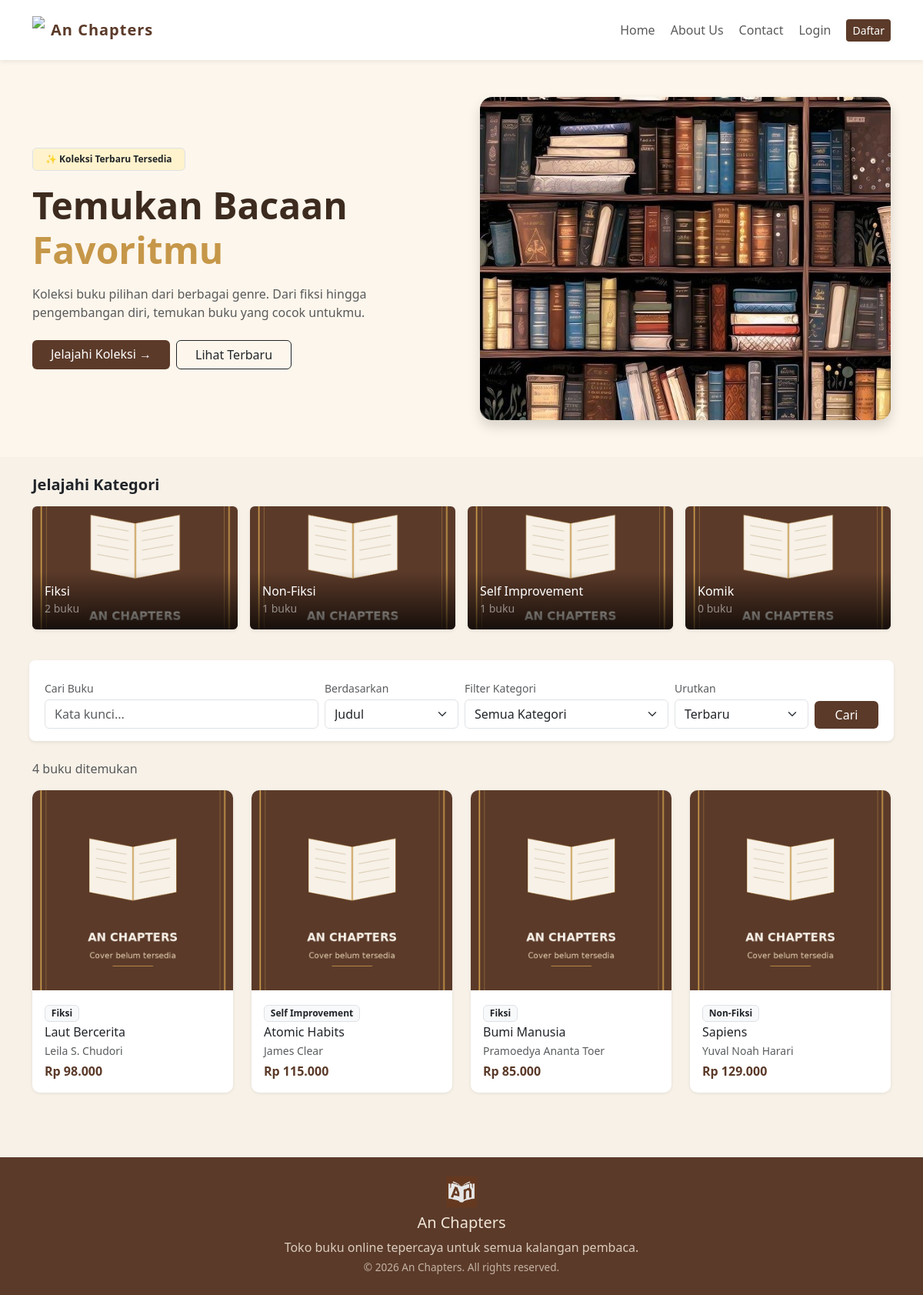
Page /user/home.php on the committed database.
### tables this page shows
CREATE TABLE kategori (
    id_kategori INT AUTO_INCREMENT PRIMARY KEY,
    nama_kategori VARCHAR(100) NOT NULL,
    deskripsi TEXT
);

CREATE TABLE buku (
    id_buku INT AUTO_INCREMENT PRIMARY KEY,
    judul VARCHAR(150) NOT NULL,
    penulis VARCHAR(100) NOT NULL,
    penerbit VARCHAR(100),
    tahun YEAR,
    harga DECIMAL(12,2) NOT NULL DEFAULT 0,
    stok INT NOT NULL DEFAULT 0,
    cover VARCHAR(255) DEFAULT 'default.png',
    deskripsi TEXT,
    id_kategori INT,
    created_at DATETIME DEFAULT CURRENT_TIMESTAMP,
    FOREIGN KEY (id_kategori) REFERENCES kategori(id_kategori) ON DELETE SET NULL
);

### config/functions.php (called while the page is built, shortened)
<?php
function format_rupiah($angka) {
    return "Rp " . number_format($angka, 0, ',', '.');
}
function is_login() {
    return isset($_SESSION['id_user']);
}
function cover_url($cover = null) {
    $dir = __DIR__ . '/../assets/images/cover/';
    $nama = $cover ? basename($cover) : '';
    if ($nama !== '' && is_file($dir . $nama)) {
        return BASE_URL . 'assets/images/cover/' . rawurlencode($nama);
    }
    return BASE_URL . 'assets/images/cover/default.png';
}

### user/home.php (the view, shortened to what this page needs)
<?php
require_once '../config/functions.php';
$keyword     = isset($_GET['q']) ? clean($koneksi, $_GET['q']) : '';
$searchBy    = isset($_GET['by']) ? $_GET['by'] : 'judul';
$sort        = isset($_GET['sort']) ? $_GET['sort'] : 'terbaru';
$page        = isset($_GET['page']) ? max(1, (int) $_GET['page']) : 1;
$limit       = 10;
$offset      = ($page - 1) * $limit;
$where = "WHERE 1=1";
$orderBy = "b.created_at DESC";
$totalQ = mysqli_query($koneksi, "SELECT COUNT(*) as total FROM buku b LEFT JOIN kategori k ON b.id_kategori = k.id_kategori $where");
$totalRow = mysqli_fetch_assoc($totalQ);
$totalData = $totalRow['total'];
$q = "SELECT b.*, k.nama_kategori FROM buku b LEFT JOIN kategori k ON b.id_kategori = k.id_kategori
      $where ORDER BY $orderBy LIMIT $limit OFFSET $offset";
$bukuList = mysqli_query($koneksi, $q);
?>
<!DOCTYPE html>
<html lang="id">
<head>
    <link href="https://cdn.jsdelivr.net/npm/bootstrap@5.3.3/dist/css/bootstrap.min.css" rel="stylesheet">
    <link href="../assets/css/style.css" rel="stylesheet">
</head>
<body>
<?php include 'includes/navbar.php'; ?>
<div class="py-5" style="background:#fdf6ec;">
  <div class="container">
    <div class="row align-items-center g-5">
      <div class="col-lg-6">
        <span class="badge bg-warning-subtle text-dark border mb-3 px-3 py-2">✨ Koleksi Terbaru Tersedia</span>
        <h1 class="fw-bold display-5" style="color:#3d2b1f;">
          Temukan Bacaan <span style="color:var(--ac-gold);">Favoritmu</span>
        </h1>
        <p class="text-muted mt-3 mb-4">
          Koleksi buku pilihan dari berbagai genre. Dari fiksi hingga pengembangan diri,
          temukan buku yang cocok untukmu.
        </p>
        <div class="d-flex gap-2">
          <a href="#daftar-buku" class="btn btn-brand px-4">Jelajahi Koleksi →</a>
          <a href="?sort=terbaru" class="btn btn-outline-dark px-4">Lihat Terbaru</a>
        </div>
      </div>
      <div class="col-lg-6">
        <img src="<?= BASE_URL ?>assets/images/hero.jpg" class="img-fluid rounded-4 shadow" style="width:100%;object-fit:cover;max-height:420px;">
      </div>
    </div>
  </div>
</div>
<div class="container my-4">
  <h5 class="fw-bold mb-3">Jelajahi Kategori</h5>
  <div class="row g-3 mb-5">
    <?php
      $kategoriHome = mysqli_query($koneksi, "
        SELECT k.*, COUNT(b.id_buku) as jumlah
        FROM kategori k LEFT JOIN buku b ON k.id_kategori = b.id_kategori
        GROUP BY k.id_kategori ORDER BY jumlah DESC LIMIT 4");
      while ($kh = mysqli_fetch_assoc($kategoriHome)):
    ?>
<div class="col-6 col-md-3">
        <a href="?kategori=<?= $kh['id_kategori'] ?>" class="text-decoration-none">
          <div class="card card-kategori overflow-hidden border-0 shadow-sm position-relative" style="height:160px;">
            <img src="<?= BASE_URL ?>assets/images/kategori/<?= htmlspecialchars($kh['gambar'] ?? 'default.jpg') ?>"
                 onerror="this.src='<?= BASE_URL ?>assets/images/kategori/default.png'"
                 class="w-100 h-100" style="object-fit:cover;">
            <div class="position-absolute bottom-0 start-0 w-100 p-3"
                 style="background:linear-gradient(to top, rgba(0,0,0,.75), transparent);">
              <h6 class="text-white mb-0"><?= htmlspecialchars($kh['nama_kategori']) ?></h6>
              <small class="text-white-50"><?= $kh['jumlah'] ?> buku</small>
            </div>
          </div>
        </a>
      </div>
    <?php endwhile; ?>
  </div>
  <form method="GET" class="row g-2 align-items-end bg-white p-3 rounded-3 shadow-sm mb-4">
    <div class="col-md-4">
      <label class="form-label small text-muted mb-1">Cari Buku</label>
      <input type="text" name="q" class="form-control" placeholder="Kata kunci..." value="<?= htmlspecialchars($keyword) ?>">
    </div>
    <div class="col-md-2">
      <label class="form-label small text-muted mb-1">Berdasarkan</label>
      <select name="by" class="form-select">
        <option value="judul" <?= $searchBy=='judul'?'selected':'' ?>>Judul</option>
      </select>
    </div>
    <div class="col-md-3">
      <label class="form-label small text-muted mb-1">Filter Kategori</label>
      <select name="kategori" class="form-select">
        <option value="0">Semua Kategori</option>
      </select>
    </div>
    <div class="col-md-2">
      <label class="form-label small text-muted mb-1">Urutkan</label>
      <select name="sort" class="form-select">
        <option value="terbaru" <?= $sort=='terbaru'?'selected':'' ?>>Terbaru</option>
      </select>
    </div>
    <div class="col-md-1">
      <button class="btn btn-brand w-100" type="submit">Cari</button>
    </div>
  </form>
  <p class="text-muted"><?= $totalData ?> buku ditemukan</p>
  <div id="daftar-buku" class="row g-4">
    <?php while ($b = mysqli_fetch_assoc($bukuList)): ?>
      <div class="col-6 col-md-4 col-lg-3">
        <a href="detail.php?id=<?= $b['id_buku'] ?>" class="text-decoration-none text-dark">
          <div class="card card-buku h-100">
            <img src="<?= cover_url($b['cover']) ?>" onerror="this.onerror=null;this.src='<?= cover_url() ?>'" class="card-img-top" alt="<?= htmlspecialchars($b['judul']) ?>">
            <div class="card-body">
              <span class="badge bg-light text-dark border mb-1"><?= htmlspecialchars($b['nama_kategori'] ?? '-') ?></span>
              <h6 class="card-title mb-1"><?= htmlspecialchars($b['judul']) ?></h6>
              <p class="text-muted small mb-1"><?= htmlspecialchars($b['penulis']) ?></p>
              <p class="harga mb-0"><?= format_rupiah($b['harga']) ?></p>
            </div>
          </div>
        </a>
      </div>
    <?php endwhile; ?>
  </div>
</div>
<?php include 'includes/footer.php'; ?>

### user/includes/navbar.php (shortened to what this page needs)
<nav class="navbar navbar-expand-lg sticky-top py-3">
  <div class="container">
    <a class="navbar-brand d-flex align-items-center gap-2" href="<?= BASE_URL ?>user/home.php">
  <img src="<?= BASE_URL ?>assets/images/logo.png" style="height:36px;"> An Chapters
</a>
    <div class="collapse navbar-collapse" id="navMenu">
      <ul class="navbar-nav ms-auto align-items-lg-center gap-1">
        <li class="nav-item"><a class="nav-link" href="<?= BASE_URL ?>user/home.php">Home</a></li>
        <li class="nav-item"><a class="nav-link" href="<?= BASE_URL ?>user/about.php">About Us</a></li>
        <li class="nav-item"><a class="nav-link" href="<?= BASE_URL ?>user/contact.php">Contact</a></li>
        <?php if (is_login() && !is_admin()): ?>
          <li class="nav-item">
            <a class="nav-link position-relative" href="<?= BASE_URL ?>user/cart.php">
              🛒 Cart
              <?php $jc = jumlah_cart($koneksi, $_SESSION['id_user']); if ($jc > 0): ?>
                <span class="badge rounded-pill bg-danger position-absolute top-0 start-100 translate-middle" style="font-size:.6rem;"><?= $jc ?></span>
              <?php endif; ?>
            </a>
          </li>
          <li class="nav-item"><a class="nav-link" href="<?= BASE_URL ?>user/history.php">Riwayat</a></li>
          <li class="nav-item dropdown">
            <a class="nav-link dropdown-toggle" href="#" data-bs-toggle="dropdown">Hai, <?= htmlspecialchars($_SESSION['nama']) ?></a>
            <ul class="dropdown-menu dropdown-menu-end">
              <li><a class="dropdown-item text-danger" href="<?= BASE_URL ?>auth/logout.php">Logout</a></li>
            </ul>
          </li>
        <?php else: ?>
          <li class="nav-item"><a class="nav-link" href="<?= BASE_URL ?>auth/login.php">Login</a></li>
          <li class="nav-item"><a class="btn btn-brand btn-sm ms-lg-2" href="<?= BASE_URL ?>auth/register.php">Daftar</a></li>
        <?php endif; ?>
      </ul>
    </div>
  </div>
</nav>

### user/includes/footer.php (shortened to what this page needs)
<footer class="text-center">
  <div class="container">
    <img src="<?= BASE_URL ?>assets/images/Logo(1).png" style="height:40px;" class="mb-2">
    <h5 class="mb-2">An Chapters</h5>
    <p class="mb-1" style="opacity:.85;">Toko buku online tepercaya untuk semua kalangan pembaca.</p>
    <p class="mb-0" style="font-size:.85rem;opacity:.7;">&copy; <?= date('Y') ?> An Chapters. All rights reserved.</p>
  </div>
</footer>
</body>
</html>

### assets/css/style.css (style rules this page uses)
:root { --ac-brown: #5b3a29; --ac-cream: #f7f1e8; --ac-gold: #c69749; }
body { background-color: var(--ac-cream); font-family: "Segoe UI", system-ui, sans-serif; min-height: 100vh; display: flex; flex-direction: column; }
footer { margin-top: auto; }
.navbar-brand { font-weight: 700; letter-spacing: 1px; color: var(--ac-brown) !important; }
.navbar { background-color: #fff !important; box-shadow: 0 2px 6px rgba(0, 0, 0, 0.08); }
.btn-brand { background-color: var(--ac-brown); color: #fff; border: none; }
.card-buku { transition: transform 0.15s ease, box-shadow 0.15s ease; border: none; border-radius: 10px; overflow: hidden; box-shadow: 0 1px 4px rgba(0, 0, 0, 0.08); }
.card-buku img { height: 260px; object-fit: cover; background: #eee; }
.harga { color: var(--ac-brown); font-weight: 700; }
footer { background-color: var(--ac-brown); color: #f1e6d8; padding: 25px 0; margin-top: 60px; }
.navbar-nav .nav-link { position: relative; transition: color 0.2s ease; }
.navbar-nav .nav-link::after { content: ""; position: absolute; left: 0; bottom: 0; width: 0; height: 2px; background: var(--ac-gold); transition: width 0.25s ease; }
.btn-brand, .btn-outline-dark, .btn-outline-secondary { transition: transform 0.15s ease, box-shadow 0.15s ease; }
.card-kategori { transition: transform 0.2s ease; cursor: pointer; }

### rows in the picture
kategori: nama_kategori "Fiksi", jumlah "2"
kategori: nama_kategori "Non-Fiksi", jumlah "1"
kategori: nama_kategori "Self Improvement", jumlah "1"
kategori: nama_kategori "Komik", jumlah "0"
buku: cover (placeholder picture), id_kategori.nama_kategori "Fiksi", judul "Laut Bercerita", penulis "Leila S. Chudori", harga "Rp 98.000"
buku: cover (placeholder picture), id_kategori.nama_kategori "Self Improvement", judul "Atomic Habits", penulis "James Clear", harga "Rp 115.000"
buku: cover (placeholder picture), id_kategori.nama_kategori "Fiksi", judul "Bumi Manusia", penulis "Pramoedya Ananta Toer", harga "Rp 85.000"
buku: cover (placeholder picture), id_kategori.nama_kategori "Non-Fiksi", judul "Sapiens", penulis "Yuval Noah Harari", harga "Rp 129.000"

### other values in the picture
$totalData "4"
